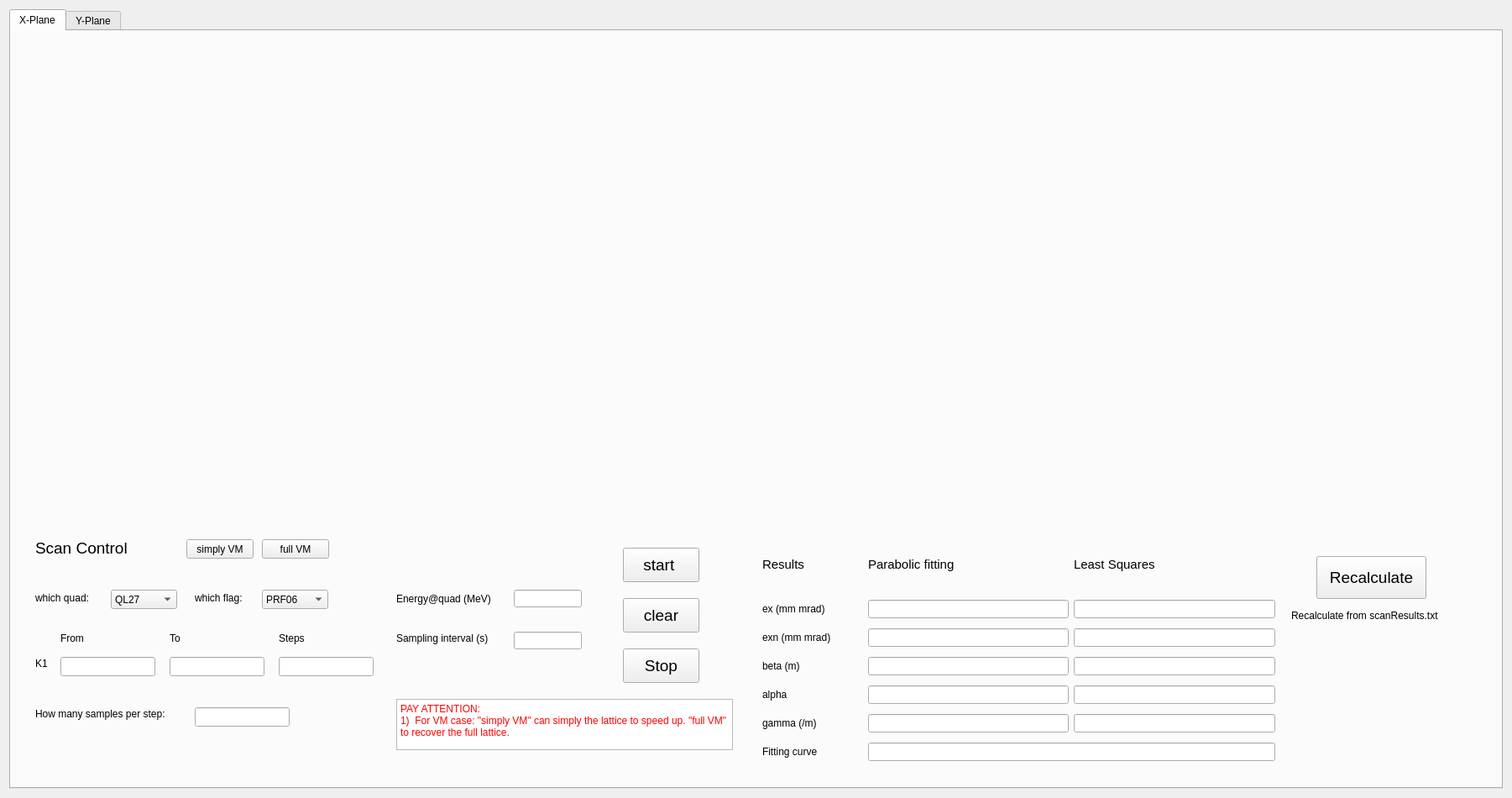
<?xml version="1.0" encoding="UTF-8"?>
<ui version="4.0">
 <class>Form</class>
 <widget class="QWidget" name="Form">
  <property name="geometry">
   <rect>
    <x>0</x>
    <y>0</y>
    <width>1801</width>
    <height>950</height>
   </rect>
  </property>
  <property name="windowTitle">
   <string>Emittance &amp; Twiss measurement</string>
  </property>
  <layout class="QVBoxLayout" name="verticalLayout">
   <item>
    <widget class="QTabWidget" name="tabWidget">
     <property name="currentIndex">
      <number>0</number>
     </property>
     <widget class="QWidget" name="X_Plane">
      <attribute name="title">
       <string>X-Plane</string>
      </attribute>
      <layout class="QGridLayout" name="gridLayout">
       <item row="0" column="0">
        <layout class="QGridLayout" name="gridLayout_2" rowstretch="2,1" columnstretch="2,2,0">
         <property name="rightMargin">
          <number>6</number>
         </property>
         <property name="bottomMargin">
          <number>6</number>
         </property>
         <item row="1" column="0">
          <widget class="QWidget" name="widget_4" native="true">
           <widget class="QLabel" name="label_12">
            <property name="geometry">
             <rect>
              <x>180</x>
              <y>120</y>
              <width>91</width>
              <height>16</height>
             </rect>
            </property>
            <property name="text">
             <string>To</string>
            </property>
           </widget>
           <widget class="QLabel" name="label_20">
            <property name="geometry">
             <rect>
              <x>20</x>
              <y>150</y>
              <width>41</width>
              <height>16</height>
             </rect>
            </property>
            <property name="text">
             <string>K1</string>
            </property>
           </widget>
           <widget class="QLabel" name="label_10">
            <property name="geometry">
             <rect>
              <x>20</x>
              <y>70</y>
              <width>91</width>
              <height>20</height>
             </rect>
            </property>
            <property name="text">
             <string>which quad:</string>
            </property>
           </widget>
           <widget class="QLabel" name="label_14">
            <property name="geometry">
             <rect>
              <x>20</x>
              <y>210</y>
              <width>191</width>
              <height>16</height>
             </rect>
            </property>
            <property name="text">
             <string>How many samples per step:</string>
            </property>
           </widget>
           <widget class="QLabel" name="label_11">
            <property name="geometry">
             <rect>
              <x>50</x>
              <y>120</y>
              <width>91</width>
              <height>16</height>
             </rect>
            </property>
            <property name="text">
             <string>From</string>
            </property>
           </widget>
           <widget class="QLineEdit" name="lineEdit_10">
            <property name="geometry">
             <rect>
              <x>210</x>
              <y>210</y>
              <width>113</width>
              <height>23</height>
             </rect>
            </property>
            <property name="text">
             <string/>
            </property>
           </widget>
           <widget class="QLineEdit" name="lineEdit_9">
            <property name="geometry">
             <rect>
              <x>310</x>
              <y>150</y>
              <width>113</width>
              <height>23</height>
             </rect>
            </property>
            <property name="text">
             <string/>
            </property>
           </widget>
           <widget class="QComboBox" name="comboBox">
            <property name="geometry">
             <rect>
              <x>110</x>
              <y>70</y>
              <width>79</width>
              <height>23</height>
             </rect>
            </property>
            <item>
             <property name="text">
              <string>QL27</string>
             </property>
            </item>
            <item>
             <property name="text">
              <string>QT01</string>
             </property>
            </item>
            <item>
             <property name="text">
              <string>QT02</string>
             </property>
            </item>
            <item>
             <property name="text">
              <string>QL15</string>
             </property>
            </item>
            <item>
             <property name="text">
              <string>QL16</string>
             </property>
            </item>
           </widget>
           <widget class="QLabel" name="label_13">
            <property name="geometry">
             <rect>
              <x>310</x>
              <y>120</y>
              <width>91</width>
              <height>16</height>
             </rect>
            </property>
            <property name="text">
             <string>Steps</string>
            </property>
           </widget>
           <widget class="QLineEdit" name="lineEdit_8">
            <property name="geometry">
             <rect>
              <x>180</x>
              <y>150</y>
              <width>113</width>
              <height>23</height>
             </rect>
            </property>
            <property name="text">
             <string/>
            </property>
           </widget>
           <widget class="QLabel" name="label_9">
            <property name="geometry">
             <rect>
              <x>20</x>
              <y>10</y>
              <width>141</width>
              <height>21</height>
             </rect>
            </property>
            <property name="font">
             <font>
              <pointsize>14</pointsize>
             </font>
            </property>
            <property name="text">
             <string>Scan Control</string>
            </property>
           </widget>
           <widget class="QLineEdit" name="lineEdit_7">
            <property name="geometry">
             <rect>
              <x>50</x>
              <y>150</y>
              <width>113</width>
              <height>23</height>
             </rect>
            </property>
           </widget>
           <widget class="QPushButton" name="pushButton">
            <property name="geometry">
             <rect>
              <x>720</x>
              <y>20</y>
              <width>91</width>
              <height>41</height>
             </rect>
            </property>
            <property name="font">
             <font>
              <pointsize>14</pointsize>
             </font>
            </property>
            <property name="text">
             <string>start </string>
            </property>
           </widget>
           <widget class="QLabel" name="label_45">
            <property name="geometry">
             <rect>
              <x>210</x>
              <y>70</y>
              <width>91</width>
              <height>20</height>
             </rect>
            </property>
            <property name="text">
             <string>which flag:</string>
            </property>
           </widget>
           <widget class="QComboBox" name="comboBox_4">
            <property name="geometry">
             <rect>
              <x>290</x>
              <y>70</y>
              <width>79</width>
              <height>23</height>
             </rect>
            </property>
            <item>
             <property name="text">
              <string>PRF06</string>
             </property>
            </item>
            <item>
             <property name="text">
              <string>PRF07</string>
             </property>
            </item>
            <item>
             <property name="text">
              <string>PRF08</string>
             </property>
            </item>
            <item>
             <property name="text">
              <string>PRF04</string>
             </property>
            </item>
           </widget>
           <widget class="QLabel" name="label_22">
            <property name="geometry">
             <rect>
              <x>450</x>
              <y>70</y>
              <width>131</width>
              <height>21</height>
             </rect>
            </property>
            <property name="text">
             <string>Energy@quad (MeV)</string>
            </property>
           </widget>
           <widget class="QLineEdit" name="lineEdit_2">
            <property name="geometry">
             <rect>
              <x>590</x>
              <y>70</y>
              <width>81</width>
              <height>21</height>
             </rect>
            </property>
           </widget>
           <widget class="QLabel" name="label_32">
            <property name="geometry">
             <rect>
              <x>450</x>
              <y>120</y>
              <width>151</width>
              <height>16</height>
             </rect>
            </property>
            <property name="text">
             <string>Sampling interval (s)</string>
            </property>
           </widget>
           <widget class="QLineEdit" name="lineEdit_24">
            <property name="geometry">
             <rect>
              <x>590</x>
              <y>120</y>
              <width>81</width>
              <height>21</height>
             </rect>
            </property>
           </widget>
           <widget class="QTextEdit" name="textEdit">
            <property name="geometry">
             <rect>
              <x>450</x>
              <y>200</y>
              <width>401</width>
              <height>61</height>
             </rect>
            </property>
            <property name="html">
             <string>&lt;!DOCTYPE HTML PUBLIC &quot;-//W3C//DTD HTML 4.0//EN&quot; &quot;http://www.w3.org/TR/REC-html40/strict.dtd&quot;&gt;
&lt;html&gt;&lt;head&gt;&lt;meta name=&quot;qrichtext&quot; content=&quot;1&quot; /&gt;&lt;style type=&quot;text/css&quot;&gt;
p, li { white-space: pre-wrap; }
&lt;/style&gt;&lt;/head&gt;&lt;body style=&quot; font-family:'Sans Serif'; font-size:9pt; font-weight:400; font-style:normal;&quot;&gt;
&lt;p style=&quot; margin-top:0px; margin-bottom:0px; margin-left:0px; margin-right:0px; -qt-block-indent:0; text-indent:0px;&quot;&gt;&lt;span style=&quot; color:#ff0000;&quot;&gt;PAY ATTENTION:&lt;/span&gt;&lt;/p&gt;
&lt;p style=&quot; margin-top:0px; margin-bottom:0px; margin-left:0px; margin-right:0px; -qt-block-indent:0; text-indent:0px;&quot;&gt;&lt;span style=&quot; color:#ff0000;&quot;&gt;1)  For VM case: &amp;quot;simply VM&amp;quot; can simply the lattice to speed up. &amp;quot;full VM&amp;quot;  to recover the full lattice.&lt;/span&gt;&lt;/p&gt;&lt;/body&gt;&lt;/html&gt;</string>
            </property>
           </widget>
           <widget class="QPushButton" name="pushButton_3">
            <property name="geometry">
             <rect>
              <x>720</x>
              <y>80</y>
              <width>91</width>
              <height>41</height>
             </rect>
            </property>
            <property name="font">
             <font>
              <pointsize>14</pointsize>
             </font>
            </property>
            <property name="text">
             <string>clear</string>
            </property>
           </widget>
           <widget class="QPushButton" name="pushButton_5">
            <property name="geometry">
             <rect>
              <x>720</x>
              <y>140</y>
              <width>91</width>
              <height>41</height>
             </rect>
            </property>
            <property name="font">
             <font>
              <pointsize>14</pointsize>
             </font>
            </property>
            <property name="text">
             <string>Stop</string>
            </property>
           </widget>
           <widget class="QPushButton" name="pushButton_6">
            <property name="geometry">
             <rect>
              <x>200</x>
              <y>10</y>
              <width>80</width>
              <height>23</height>
             </rect>
            </property>
            <property name="text">
             <string>simply VM</string>
            </property>
           </widget>
           <widget class="QPushButton" name="pushButton_7">
            <property name="geometry">
             <rect>
              <x>290</x>
              <y>10</y>
              <width>80</width>
              <height>23</height>
             </rect>
            </property>
            <property name="text">
             <string>full VM</string>
            </property>
           </widget>
          </widget>
         </item>
         <item row="0" column="0">
          <widget class="MplWidget" name="widget" native="true"/>
         </item>
         <item row="0" column="1">
          <widget class="MplWidget" name="widget_2" native="true"/>
         </item>
         <item row="1" column="1">
          <widget class="QWidget" name="widget_5" native="true">
           <widget class="QWidget" name="layoutWidget">
            <property name="geometry">
             <rect>
              <x>10</x>
              <y>10</y>
              <width>611</width>
              <height>269</height>
             </rect>
            </property>
            <layout class="QGridLayout" name="gridLayout_3" columnstretch="1,2,2">
             <property name="bottomMargin">
              <number>5</number>
             </property>
             <property name="verticalSpacing">
              <number>12</number>
             </property>
             <item row="3" column="1">
              <widget class="QLineEdit" name="lineEdit_12"/>
             </item>
             <item row="5" column="1">
              <widget class="QLineEdit" name="lineEdit_14"/>
             </item>
             <item row="1" column="0">
              <widget class="QLabel" name="label_16">
               <property name="text">
                <string>ex (mm mrad)</string>
               </property>
              </widget>
             </item>
             <item row="3" column="0">
              <widget class="QLabel" name="label_17">
               <property name="text">
                <string>beta (m)</string>
               </property>
              </widget>
             </item>
             <item row="4" column="0">
              <widget class="QLabel" name="label_18">
               <property name="text">
                <string>alpha </string>
               </property>
              </widget>
             </item>
             <item row="0" column="0">
              <widget class="QLabel" name="label_15">
               <property name="font">
                <font>
                 <pointsize>11</pointsize>
                </font>
               </property>
               <property name="text">
                <string>Results</string>
               </property>
              </widget>
             </item>
             <item row="2" column="0">
              <widget class="QLabel" name="label_21">
               <property name="text">
                <string>exn (mm mrad)</string>
               </property>
              </widget>
             </item>
             <item row="5" column="0">
              <widget class="QLabel" name="label_19">
               <property name="text">
                <string>gamma (/m)</string>
               </property>
              </widget>
             </item>
             <item row="2" column="1">
              <widget class="QLineEdit" name="lineEdit_15"/>
             </item>
             <item row="6" column="0">
              <widget class="QLabel" name="label_23">
               <property name="text">
                <string>Fitting curve</string>
               </property>
              </widget>
             </item>
             <item row="1" column="1">
              <widget class="QLineEdit" name="lineEdit_11"/>
             </item>
             <item row="4" column="1">
              <widget class="QLineEdit" name="lineEdit_13"/>
             </item>
             <item row="1" column="2">
              <widget class="QLineEdit" name="lineEdit_4"/>
             </item>
             <item row="2" column="2">
              <widget class="QLineEdit" name="lineEdit_5"/>
             </item>
             <item row="3" column="2">
              <widget class="QLineEdit" name="lineEdit_20"/>
             </item>
             <item row="4" column="2">
              <widget class="QLineEdit" name="lineEdit_19"/>
             </item>
             <item row="5" column="2">
              <widget class="QLineEdit" name="lineEdit_18"/>
             </item>
             <item row="0" column="1">
              <widget class="QLabel" name="label">
               <property name="font">
                <font>
                 <pointsize>11</pointsize>
                </font>
               </property>
               <property name="text">
                <string>Parabolic fitting</string>
               </property>
              </widget>
             </item>
             <item row="0" column="2">
              <widget class="QLabel" name="label_2">
               <property name="font">
                <font>
                 <pointsize>11</pointsize>
                </font>
               </property>
               <property name="text">
                <string>Least Squares</string>
               </property>
              </widget>
             </item>
             <item row="6" column="1" colspan="2">
              <widget class="QLineEdit" name="lineEdit_16">
               <property name="text">
                <string/>
               </property>
              </widget>
             </item>
            </layout>
           </widget>
           <widget class="QPushButton" name="pushButton_2">
            <property name="geometry">
             <rect>
              <x>670</x>
              <y>30</y>
              <width>131</width>
              <height>51</height>
             </rect>
            </property>
            <property name="font">
             <font>
              <pointsize>14</pointsize>
             </font>
            </property>
            <property name="text">
             <string>Recalculate</string>
            </property>
           </widget>
           <widget class="QLabel" name="label_3">
            <property name="geometry">
             <rect>
              <x>640</x>
              <y>80</y>
              <width>221</width>
              <height>41</height>
             </rect>
            </property>
            <property name="text">
             <string>Recalculate from scanResults.txt</string>
            </property>
           </widget>
          </widget>
         </item>
         <item row="0" column="2">
          <widget class="QWidget" name="widget_3" native="true"/>
         </item>
         <item row="1" column="2">
          <widget class="QWidget" name="widget_6" native="true"/>
         </item>
        </layout>
       </item>
      </layout>
     </widget>
     <widget class="QWidget" name="tab_2">
      <attribute name="title">
       <string>Y-Plane</string>
      </attribute>
      <widget class="QWidget" name="layoutWidget_2">
       <property name="geometry">
        <rect>
         <x>0</x>
         <y>0</y>
         <width>1751</width>
         <height>851</height>
        </rect>
       </property>
       <layout class="QGridLayout" name="gridLayout_4" rowstretch="2,1" columnstretch="2,2,0">
        <property name="rightMargin">
         <number>6</number>
        </property>
        <property name="bottomMargin">
         <number>6</number>
        </property>
        <item row="0" column="0">
         <widget class="MplWidget" name="widget_8" native="true"/>
        </item>
        <item row="0" column="1">
         <widget class="MplWidget" name="widget_9" native="true"/>
        </item>
        <item row="0" column="2">
         <widget class="QWidget" name="widget_11" native="true"/>
        </item>
        <item row="1" column="2">
         <widget class="QWidget" name="widget_12" native="true"/>
        </item>
        <item row="1" column="1">
         <widget class="QWidget" name="widget_10" native="true">
          <widget class="QWidget" name="widget_7" native="true">
           <property name="geometry">
            <rect>
             <x>10</x>
             <y>10</y>
             <width>866</width>
             <height>279</height>
            </rect>
           </property>
           <widget class="QWidget" name="layoutWidget_4">
            <property name="geometry">
             <rect>
              <x>0</x>
              <y>0</y>
              <width>771</width>
              <height>269</height>
             </rect>
            </property>
            <layout class="QGridLayout" name="gridLayout_6" columnstretch="1,2,2">
             <property name="bottomMargin">
              <number>5</number>
             </property>
             <property name="verticalSpacing">
              <number>12</number>
             </property>
             <item row="3" column="1">
              <widget class="QLineEdit" name="lineEdit_35"/>
             </item>
             <item row="5" column="1">
              <widget class="QLineEdit" name="lineEdit_36"/>
             </item>
             <item row="1" column="0">
              <widget class="QLabel" name="label_39">
               <property name="text">
                <string>ey (mm mrad)</string>
               </property>
              </widget>
             </item>
             <item row="3" column="0">
              <widget class="QLabel" name="label_40">
               <property name="text">
                <string>beta (m)</string>
               </property>
              </widget>
             </item>
             <item row="4" column="0">
              <widget class="QLabel" name="label_41">
               <property name="text">
                <string>alpha </string>
               </property>
              </widget>
             </item>
             <item row="6" column="1">
              <widget class="QLineEdit" name="lineEdit_37">
               <property name="text">
                <string/>
               </property>
              </widget>
             </item>
             <item row="0" column="0">
              <widget class="QLabel" name="label_42">
               <property name="font">
                <font>
                 <pointsize>11</pointsize>
                </font>
               </property>
               <property name="text">
                <string>Results</string>
               </property>
              </widget>
             </item>
             <item row="2" column="0">
              <widget class="QLabel" name="label_43">
               <property name="text">
                <string>eyn (mm mrad)</string>
               </property>
              </widget>
             </item>
             <item row="5" column="0">
              <widget class="QLabel" name="label_44">
               <property name="text">
                <string>gamma (/m)</string>
               </property>
              </widget>
             </item>
             <item row="2" column="1">
              <widget class="QLineEdit" name="lineEdit_38"/>
             </item>
             <item row="6" column="0">
              <widget class="QLabel" name="label_47">
               <property name="text">
                <string>Fitting curve</string>
               </property>
              </widget>
             </item>
             <item row="1" column="1">
              <widget class="QLineEdit" name="lineEdit_39"/>
             </item>
             <item row="4" column="1">
              <widget class="QLineEdit" name="lineEdit_40"/>
             </item>
             <item row="1" column="2">
              <widget class="QLineEdit" name="lineEdit_41"/>
             </item>
             <item row="2" column="2">
              <widget class="QLineEdit" name="lineEdit_42"/>
             </item>
             <item row="3" column="2">
              <widget class="QLineEdit" name="lineEdit_43"/>
             </item>
             <item row="4" column="2">
              <widget class="QLineEdit" name="lineEdit_44"/>
             </item>
             <item row="5" column="2">
              <widget class="QLineEdit" name="lineEdit_45"/>
             </item>
             <item row="0" column="1">
              <widget class="QLabel" name="label_5">
               <property name="font">
                <font>
                 <pointsize>11</pointsize>
                </font>
               </property>
               <property name="text">
                <string>Parabolic fitting</string>
               </property>
              </widget>
             </item>
             <item row="0" column="2">
              <widget class="QLabel" name="label_6">
               <property name="font">
                <font>
                 <pointsize>11</pointsize>
                </font>
               </property>
               <property name="text">
                <string>Least Squares</string>
               </property>
              </widget>
             </item>
            </layout>
           </widget>
          </widget>
         </widget>
        </item>
        <item row="1" column="0">
         <widget class="QWidget" name="widget_13" native="true">
          <widget class="QComboBox" name="comboBox_2">
           <property name="geometry">
            <rect>
             <x>40</x>
             <y>70</y>
             <width>79</width>
             <height>23</height>
            </rect>
           </property>
           <item>
            <property name="text">
             <string>CQ1</string>
            </property>
           </item>
           <item>
            <property name="text">
             <string>CQ2</string>
            </property>
           </item>
           <item>
            <property name="text">
             <string>CQ3</string>
            </property>
           </item>
           <item>
            <property name="text">
             <string>CQ4</string>
            </property>
           </item>
           <item>
            <property name="text">
             <string>MQ1</string>
            </property>
           </item>
           <item>
            <property name="text">
             <string>MQ2</string>
            </property>
           </item>
          </widget>
          <widget class="QComboBox" name="comboBox_3">
           <property name="geometry">
            <rect>
             <x>350</x>
             <y>70</y>
             <width>79</width>
             <height>23</height>
            </rect>
           </property>
           <item>
            <property name="text">
             <string>CQ1</string>
            </property>
           </item>
           <item>
            <property name="text">
             <string>CQ2</string>
            </property>
           </item>
           <item>
            <property name="text">
             <string>CQ3</string>
            </property>
           </item>
           <item>
            <property name="text">
             <string>CQ4</string>
            </property>
           </item>
           <item>
            <property name="text">
             <string>MQ1</string>
            </property>
           </item>
           <item>
            <property name="text">
             <string>MQ2</string>
            </property>
           </item>
          </widget>
          <widget class="QLabel" name="label_4">
           <property name="geometry">
            <rect>
             <x>40</x>
             <y>50</y>
             <width>57</width>
             <height>15</height>
            </rect>
           </property>
           <property name="text">
            <string>Twiss at</string>
           </property>
          </widget>
          <widget class="QLabel" name="label_7">
           <property name="geometry">
            <rect>
             <x>350</x>
             <y>40</y>
             <width>101</width>
             <height>20</height>
            </rect>
           </property>
           <property name="text">
            <string>To get twiss at</string>
           </property>
          </widget>
          <widget class="QWidget" name="gridLayoutWidget">
           <property name="geometry">
            <rect>
             <x>40</x>
             <y>110</y>
             <width>251</width>
             <height>151</height>
            </rect>
           </property>
           <layout class="QGridLayout" name="gridLayout_5">
            <item row="2" column="0">
             <widget class="QLabel" name="label_49">
              <property name="text">
               <string>gamma (/m)</string>
              </property>
             </widget>
            </item>
            <item row="0" column="0">
             <widget class="QLabel" name="label_48">
              <property name="text">
               <string>beta (m)</string>
              </property>
             </widget>
            </item>
            <item row="1" column="0">
             <widget class="QLabel" name="label_46">
              <property name="text">
               <string>alpha </string>
              </property>
             </widget>
            </item>
            <item row="0" column="1">
             <widget class="QLineEdit" name="lineEdit"/>
            </item>
            <item row="1" column="1">
             <widget class="QLineEdit" name="lineEdit_3"/>
            </item>
            <item row="2" column="1">
             <widget class="QLineEdit" name="lineEdit_6"/>
            </item>
           </layout>
          </widget>
          <widget class="QWidget" name="gridLayoutWidget_2">
           <property name="geometry">
            <rect>
             <x>350</x>
             <y>110</y>
             <width>251</width>
             <height>151</height>
            </rect>
           </property>
           <layout class="QGridLayout" name="gridLayout_7">
            <item row="2" column="0">
             <widget class="QLabel" name="label_50">
              <property name="text">
               <string>gamma (/m)</string>
              </property>
             </widget>
            </item>
            <item row="0" column="0">
             <widget class="QLabel" name="label_51">
              <property name="text">
               <string>beta (m)</string>
              </property>
             </widget>
            </item>
            <item row="1" column="0">
             <widget class="QLabel" name="label_52">
              <property name="text">
               <string>alpha </string>
              </property>
             </widget>
            </item>
            <item row="0" column="1">
             <widget class="QLineEdit" name="lineEdit_17"/>
            </item>
            <item row="1" column="1">
             <widget class="QLineEdit" name="lineEdit_21"/>
            </item>
            <item row="2" column="1">
             <widget class="QLineEdit" name="lineEdit_22"/>
            </item>
           </layout>
          </widget>
          <widget class="QRadioButton" name="radioButton">
           <property name="geometry">
            <rect>
             <x>670</x>
             <y>30</y>
             <width>99</width>
             <height>21</height>
            </rect>
           </property>
           <property name="text">
            <string>inverse?</string>
           </property>
          </widget>
          <widget class="QRadioButton" name="radioButton_2">
           <property name="geometry">
            <rect>
             <x>670</x>
             <y>60</y>
             <width>99</width>
             <height>21</height>
            </rect>
           </property>
           <property name="text">
            <string>Y-Plane</string>
           </property>
          </widget>
          <widget class="QPushButton" name="pushButton_4">
           <property name="geometry">
            <rect>
             <x>670</x>
             <y>100</y>
             <width>101</width>
             <height>31</height>
            </rect>
           </property>
           <property name="font">
            <font>
             <pointsize>12</pointsize>
            </font>
           </property>
           <property name="text">
            <string>Calculate</string>
           </property>
          </widget>
          <widget class="QLabel" name="label_8">
           <property name="geometry">
            <rect>
             <x>10</x>
             <y>20</y>
             <width>291</width>
             <height>21</height>
            </rect>
           </property>
           <property name="font">
            <font>
             <pointsize>11</pointsize>
            </font>
           </property>
           <property name="text">
            <string>Twiss-i =&gt; twiss-j calculation:</string>
           </property>
          </widget>
         </widget>
        </item>
       </layout>
      </widget>
     </widget>
    </widget>
   </item>
  </layout>
 </widget>
 <customwidgets>
  <customwidget>
   <class>MplWidget</class>
   <extends>QWidget</extends>
   <header>mplwidget.h</header>
   <container>1</container>
  </customwidget>
 </customwidgets>
 <resources/>
 <connections/>
</ui>
